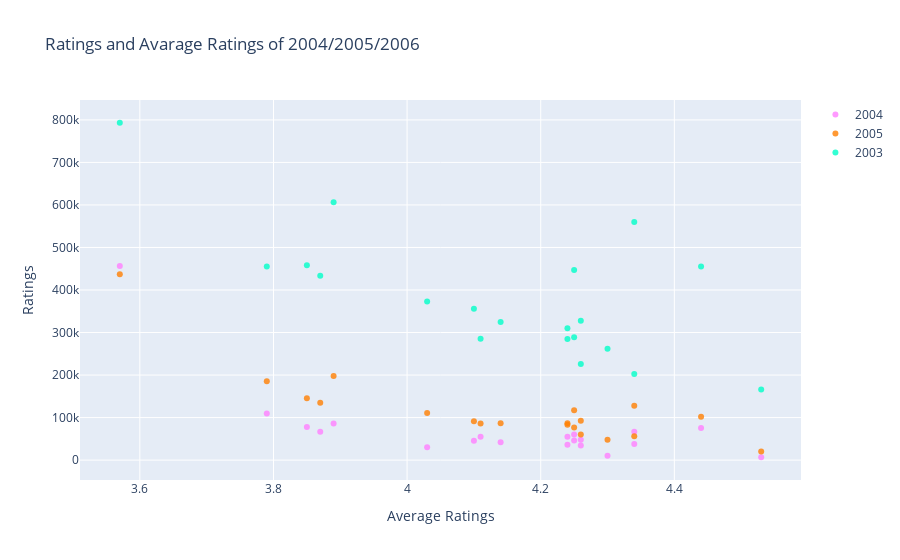

Notebook code cell kept with this figure:
### Code cell
df2004 = vamsidhar_books_data[vamsidhar_books_data.original_publication_year == 2004].iloc[:200,:]
df2005 = vamsidhar_books_data[vamsidhar_books_data.original_publication_year == 2005].iloc[:200,:]
df2003 = vamsidhar_books_data[vamsidhar_books_data.original_publication_year == 2003].iloc[:200,:]

import plotly.graph_objs as go
trace1 =go.Scatter(
                    x = data1.average_rating,
                    y = data1.R1,
                    mode = "markers",
                    name = "2004",
                    marker = dict(color = 'rgba(255, 128, 255, 0.8)'),
                    text= df2004.authors)
trace2 =go.Scatter(
                    x = data1.average_rating,
                    y = data1.R2,
                    mode = "markers",
                    name = "2005",
                    marker = dict(color = 'rgba(255, 128, 2, 0.8)'),
                    text= df2005.authors)
trace3 =go.Scatter(
                    x = data1.average_rating,
                    y = data1.R3,
                    mode = "markers",
                    name = "2003",
                    marker = dict(color = 'rgba(0, 255, 200, 0.8)'),
                    text= df2003.authors)
data = [trace1, trace2, trace3]
layout = dict(
              xaxis= dict(title= 'Average Ratings',ticklen= 9,zeroline= False),
              yaxis= dict(title= 'Ratings',ticklen= 9,zeroline= False),
              title = "Ratings and Avarage Ratings of 2004/2005/2006"
             )
fig = dict(data = data, layout = layout)
iplot(fig)

### Figure 1 — Plotly figure (JSON) as saved in the notebook; plotly's stock layout.template omitted (floating-point values rounded to 4 significant figures; data arrays with more than 128 entries replaced by an {"elided": "..."} marker saying what was removed)
{"data": [{"marker": {"color": "rgba(255, 128, 255, 0.8)"}, "mode": "markers", "name": "2004", "text": {"elided": "200 str values"}, "type": "scatter", "x": [4.34, 4.44, 3.57, 4.25, 3.89, 4.26, 4.25, 3.79, 3.85, 4.24, 4.26, 4.24, 4.14, 3.87, 4.1, 4.11, 4.3, 4.53, 4.34, 4.03], "y": [66715, 75504, 456191, 60427, 86236, 47994, 46023, 109383, 77841, 54700, 34288, 36315, 41845, 66854, 45225, 54835, 10492, 6716, 38031, 30144]}, {"marker": {"color": "rgba(255, 128, 2, 0.8)"}, "mode": "markers", "name": "2005", "text": {"elided": "200 str values"}, "type": "scatter", "x": [4.34, 4.44, 3.57, 4.25, 3.89, 4.26, 4.25, 3.79, 3.85, 4.24, 4.26, 4.24, 4.14, 3.87, 4.1, 4.11, 4.3, 4.53, 4.34, 4.03], "y": [127936, 101676, 436802, 117415, 197621, 92723, 76784, 185520, 145740, 86485, 59980, 82870, 86425, 135147, 91270, 86051, 48030, 20413, 55862, 110498]}, {"marker": {"color": "rgba(0, 255, 200, 0.8)"}, "mode": "markers", "name": "2003", "text": {"elided": "200 str values"}, "type": "scatter", "x": [4.34, 4.44, 3.57, 4.25, 3.89, 4.26, 4.25, 3.79, 3.85, 4.24, 4.26, 4.24, 4.14, 3.87, 4.1, 4.11, 4.3, 4.53, 4.34, 4.03], "y": [560092, 455024, 793319, 446835, 606158, 327550, 288649, 455042, 458429, 284852, 226062, 310297, 324874, 433432, 355756, 285413, 262010, 166129, 202332, 373060]}], "layout": {"title": {"text": "Ratings and Avarage Ratings of 2004/2005/2006"}, "xaxis": {"ticklen": 9, "title": {"text": "Average Ratings"}, "zeroline": false}, "yaxis": {"ticklen": 9, "title": {"text": "Ratings"}, "zeroline": false}}}
